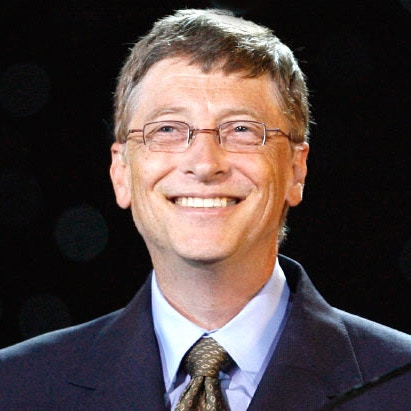
#> input picture pic_data/Bill Gates/bill1.jpg, 411 x 411 px, given in place of the camera
$ python cam.py   (Python 2 division)
#> lines starting #> are read from the running program, lines starting #| are printed output that depends on the picture; after the words box and inside, x2 and y2 are one past the last pixel; in counts of white or black regions, pixels touching at a corner belong together
import cv2
import  numpy as np
from matplotlib import pyplot as plt

rgb = cv2.VideoCapture(0)
facec = cv2.CascadeClassifier('haarcascade_frontalface_default.xml')
#print facec
font = cv2.FONT_HERSHEY_SIMPLEX

f=np.load('pic_data/my_face_data.npy')
#> (reads pic_data/my_face_data.npy from the repository)
f=f.reshape(f.shape[0],f.shape[1]*f.shape[2])

labels=np.load('pic_data/my_face_labels.npy')
#> (reads pic_data/my_face_labels.npy from the repository)

def dist(x1,x2):
    return np.sqrt(((x1-x2)**2).sum());

def knn(X_train,x,y_train,k=5):
    vals=[]
    for ix in range(X_train.shape[0]):
        v=[dist(x,X_train[ix,:]), y_train[ix]]
        vals.append(v)
    updated_vals=sorted(vals,key=lambda x:x[0])
    pred_arr=np.asarray(updated_vals[:k])
    pred_arr=np.unique(pred_arr,return_counts=True)
    pred=pred_arr[1].argmax()
    return pred_arr[0][pred]

def get_name(im):
    return knn(f, im, labels, k=5)

def recognize_face(im):
    im = cv2.resize(im, (100, 100))
    im = im.flatten()
    return get_name(im)

while True:
    _, fr = rgb.read()
#> fr is the input picture: shape (411, 411, 3); mean B, G, R 65.6, 66.4, 78.9

    gray = cv2.cvtColor(fr, cv2.COLOR_BGR2GRAY)
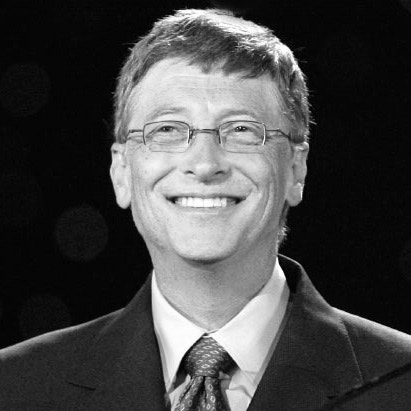
#> gray: shape (411, 411); min 0, max 255, mean 70.1
    #print gray.shape
    faces = facec.detectMultiScale(gray, 1.3, 5)
#> faces = [[94, 55, 200, 200]]
    print len(faces)
#| 1

    for (x,y,w,h) in faces:
	#print x,y,w,h
        fc = fr[x:x+w, y:y+h, :]
	print fc.shape
        out = recognize_face(cv2.cvtColor(fc, cv2.COLOR_BGR2GRAY))
	#out = 'Hey'
        cv2.putText(fr, out, (x, y), font, 1, (255, 255, 0), 2)
    	cv2.rectangle(fr,(x,y),(x+w,y+h),(255,0,0),2)
#> this loop made 1 pass
#> (x, y, w, h) on pass 1: (94, 55, 200, 200)
#| (200, 200, 3)
#> pass 1, `fc = fr[x:x+w, y:y+h, :]`:
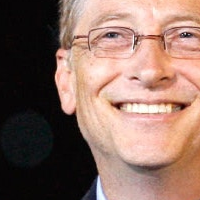
#> fc: shape (200, 200, 3); mean B, G, R 100.9, 112, 142
#> pass 1, in recognize_face, `im = cv2.resize(im, (100, 100))`:
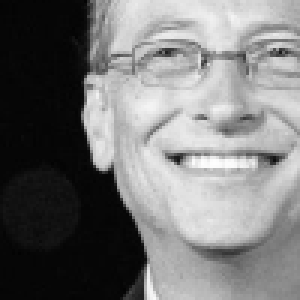
#> im: shape (100, 100) (shown 3 times larger); min 2, max 254, mean 119.9
#> after the loop:
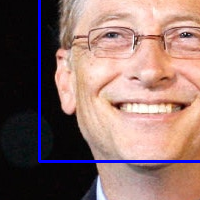
#> fc: shape (200, 200, 3); 2.41% of pixels changed, all inside (x1, y1, x2, y2) = (38, 0, 200, 163)
#> after the loop:
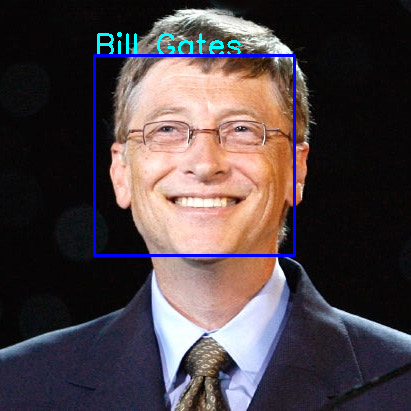
#> fr: shape (411, 411, 3); 1.95% of pixels changed, all inside (x1, y1, x2, y2) = (93, 32, 296, 257)

    cv2.imshow('rgb', fr)
    cv2.imshow('gray', gray)
    if cv2.waitKey(1) == 27:
#> (key Esc is pressed here)
        break

cv2.destroyAllWindows()
